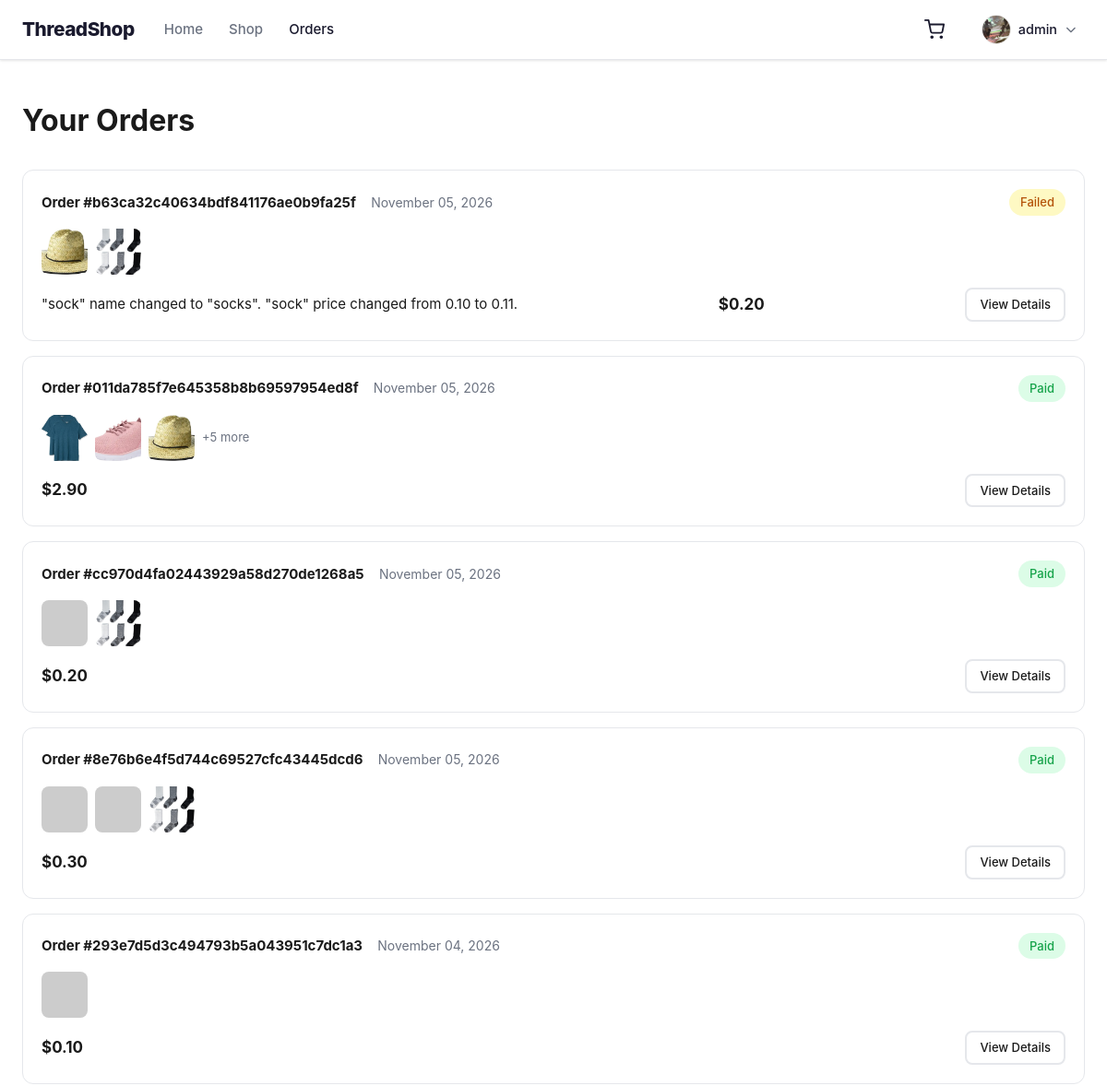
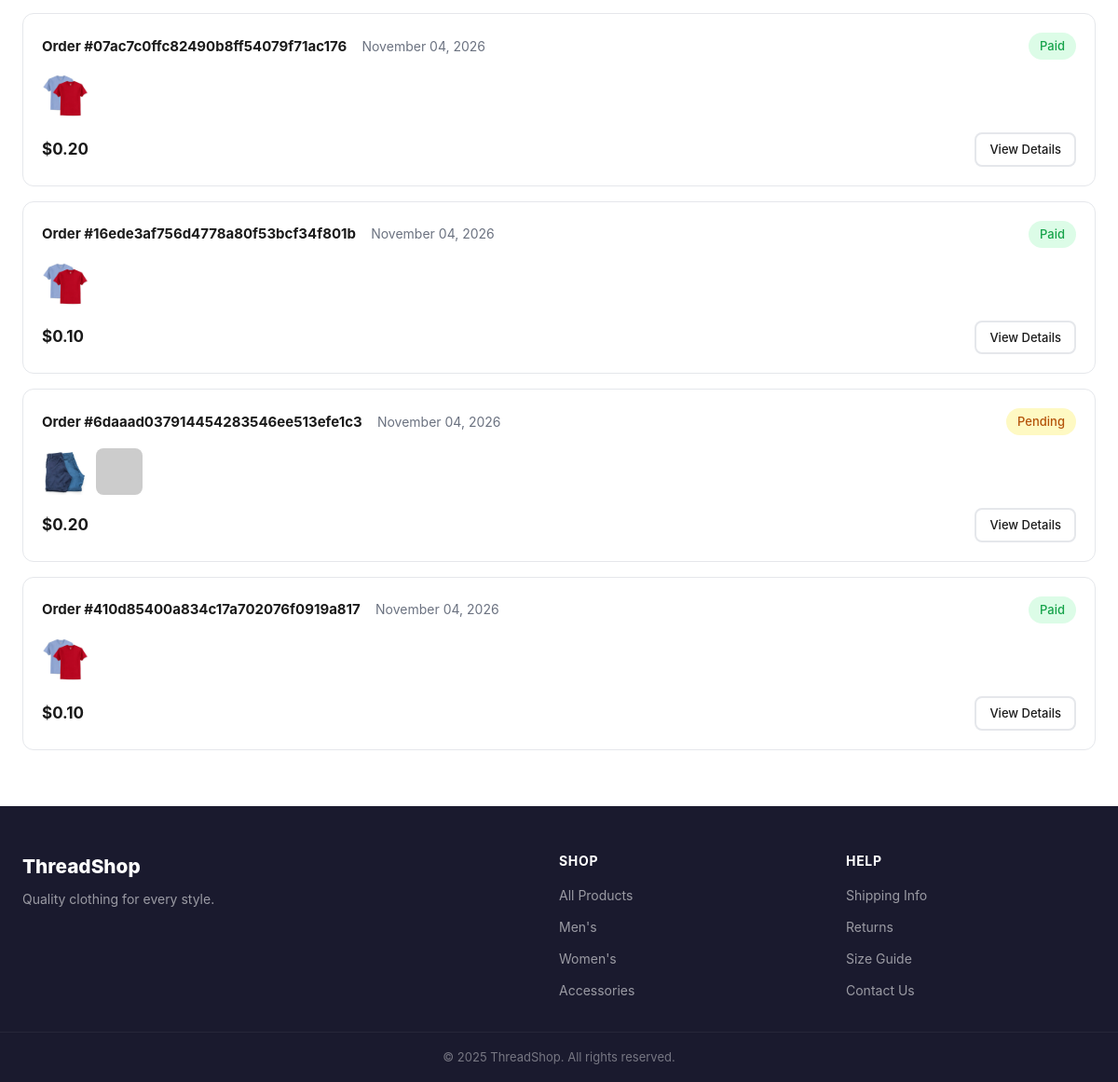
/orders (signed in), run on the app's committed database (2 pictures, top to bottom).
### app/models/order.py (models this page shows)
class Order(BaseDocument):
	__tablename__ = "orders"
	failure_reason = db.Column(db.Text, nullable=True)
	user_id = db.Column(
		db.String(32),
		db.ForeignKey("users.id"),
		nullable=False
	)
	username = db.Column(
		db.String(255),
		nullable=False
	)
	total_amount = db.Column(
		db.Numeric(12, 2),
		nullable=False
	)
	status = db.Column(
		db.Enum(OrderStatus),
		nullable=False,
		default=OrderStatus.PENDING
	)
	items = db.relationship(
		"OrderItem",
		back_populates="order",
		cascade="all, delete-orphan"
	)
	payments = db.relationship(
		"Payment",
		back_populates="order"
	)
	__table_args__ = (
		db.CheckConstraint(
			"total_amount >= 0.0",
			name="ck_order_total_min"
		),
	)

### app/models/order_item.py (models this page shows)
class OrderItem(BaseDocument):
	__tablename__ = "order_items"
	stock_snapshot = db.Column(db.Integer, nullable=True)
	order_id = db.Column(
		db.String(32),
		db.ForeignKey("orders.id"),
		nullable=False
	)
	product_id = db.Column(
		db.String(32),
		db.ForeignKey("products.id"),
		nullable=True
	)
	product_name = db.Column(
		db.String(255),
		nullable=False
	)
	qty = db.Column(
		db.Integer,
		nullable=False,
		default=0
	)
	price = db.Column(
		db.Numeric(12, 2),
		nullable=False
	)
	subtotal = db.Column(
		db.Numeric(12, 2),
		nullable=True
	)
	order = db.relationship(
		"Order",
		back_populates="items"
	)
	product = db.relationship("Product")
	__table_args__ = (
		db.CheckConstraint(
			"qty > 0",
			name="ck_orderitem_qty_positive"
		),
		db.CheckConstraint(
			"price >= 0.0",
			name="ck_orderitem_price_min"
		),
	)

### app/routes/home/orders.py (the view)
@orders_bp.route("/orders")
@login_required
def orders():
    orders = Order.query.filter_by(user_id=session["user_id"]).order_by(Order.created_at.desc()).all()
    return render_template("home/orders.html", orders=[order_view(o) for o in orders])

### app/routes/auth/profile.py (called while the page is built)
@auth_bp.before_app_request
def validate_session_account():
    user_id = session.get("user_id")
    if not user_id:
        return
    user = db.session.get(User, user_id)
    if not user or user.status != UserStatus.ACTIVE or not valid_stamp(user, session.get("auth_stamp")):
        session.clear()
        return
    g.session_user = user

### app/services/auth.py (called while the page is built)
def auth_stamp(user):
    updated = user.updated_at
    if updated and updated.tzinfo:
        updated = updated.astimezone(UTC).replace(tzinfo=None)
    payload = json.dumps([user.id, user.username, user.password, user.image,
                          user.role.value, user.status.value,
                          updated.isoformat(timespec="microseconds") if updated else None])
    key = current_app.config["SECRET_KEY"]
    if isinstance(key, str):
        key = key.encode()
    return hmac.new(key, payload.encode(), hashlib.sha256).hexdigest()

def valid_stamp(user, stamp):
    return isinstance(stamp, str) and hmac.compare_digest(auth_stamp(user), stamp)

### app/services/home/cart.py (called while the page is built, shortened)
def get_cart():
    try:
        cart = json.loads(request.cookies.get("cart", "[]"))
    except (ValueError, TypeError):
        return []
    if not isinstance(cart, list):
        return []
    quantities = {}
    if not quantities:
        return []
    products = Product.query.filter(Product.id.in_(quantities)).all()
    return [{"id": p.id, "qty": quantities[p.id]} for p in products]

def cart_count(cart):
    return sum(entry["qty"] for entry in cart)

### app/services/home/catalog.py (called while the page is built)
def format_price(cents):
    return f"${Decimal(cents) / 100:,.2f}"

def product_data(product):
    image = product.image or ""
    image_url = url_for("static", filename="uploads/products/" + image) if image else url_for("static", filename="img/no-image-available.jpg")
    return {
        "id": product.id, "name": product.name, "description": product.description or "",
        "image": image, "imageUrl": image_url,
        "priceCents": int(product.price * 100), "stock": product.qty,
        "keywords": [product.category.name] if product.category else [],
    }

### app/services/orders.py (called while the page is built)
def _iso(value):
	if value is None:
		return None
	if value.tzinfo is None:
		value = value.replace(tzinfo=UTC)
	return value.isoformat()

### app/services/payments.py (called while the page is built)
def _iso(value):
	if value is None:
		return None
	if value.tzinfo is None:
		value = value.replace(tzinfo=UTC)
	return value.isoformat()

### templates/home/orders.html (shortened to what this page needs)
{% extends "home/base.html" %}
{% block content %}
<div class="container">
    <div class="page-header">
        <h1>Your Orders</h1>
    </div>
    {% if orders %}
    <div class="orders-list">
        {% for order in orders %}
        <div class="order-card">
            <div class="order-card__header">
                <div>
                    <span class="order-card__id">Order #{{ order.id }}</span>
                    <span class="order-card__date">{{ order.date }}</span>
                </div>
                <span class="badge {{ 'badge--success' if order.get('paid') else 'badge--warning' }}">
                    {{ 'Failed' if order.status == 'FAILED' else 'Paid' if order.get('paid') else 'Pending' }}
                </span>
            </div>
            <div class="order-card__items">
                {% for item in order['items'][:3] %}
                <img src="{{ item.imageUrl }}"
                     alt="{{ item.name }}"
                     onerror="this.src='https://placehold.co/50x50?text=?'"
                     title="{{ item.name }}">
                {% endfor %}
                {% if order['items']|length > 3 %}
                <span class="order-card__more">+{{ order['items']|length - 3 }} more</span>
                {% endif %}
            </div>
            <div class="order-card__footer">
                {% if order.warning %}<p role="alert">{{ order.warning }}</p>{% endif %}
                <span class="order-card__total">{{ order.total }}</span>
                <a href="{{ url_for('orders.order_detail', order_id=order.id) }}" class="btn btn--outline btn--sm">
                    View Details
                </a>
            </div>
        </div>
        {% endfor %}
    </div>
    {% else %}
    <div class="empty-state">
        <p>No orders yet.</p>
        <a href="{{ url_for('products.products_page') }}" class="btn btn--primary">Start Shopping</a>
    </div>
    {% endif %}
</div>
{% endblock %}

### static/css/home/style.css (style rules this page uses)
*, *::before, *::after { box-sizing: border-box; margin: 0; padding: 0; }
:root { --color-primary: #1a1a2e; --color-primary-hover: #16213e; --color-accent: #e94560; --color-accent-hover: #c73652; --color-bg: #ffffff; --color-bg-gray: #f7f7f8; --color-text: #1a1a1a; --color-text-muted: #6b7280; --color-border: #e5e7eb; --color-success: #16a34a; --color-warning: #d97706; --color-danger: #dc2626; --radius: 8px; --radius-lg: 12px; --shadow: 0 1px 3px rgba(0,0,0,0.08), 0 1px 2px rgba(0,0,0,0.04); --shadow-md: 0 4px 6px rgba(0,0,0,0.07), 0 2px 4px rgba(0,0,0,0.04); --transition: 0.2s ease; }
body { font-family: -apple-system, BlinkMacSystemFont, 'Segoe UI', Roboto, sans-serif; font-size: 15px; line-height: 1.6; color: var(--color-text); background: var(--color-bg); }
a { color: inherit; text-decoration: none; }
img { display: block; max-width: 100%; }
.container { max-width: 1200px; margin: 0 auto; padding: 0 24px; }
h1 { font-size: 2rem; font-weight: 700; }
.btn { display: inline-flex; align-items: center; justify-content: center; padding: 10px 20px; border-radius: var(--radius); font-size: 14px; font-weight: 500; cursor: pointer; border: 2px solid transparent; transition: background var(--transition), color var(--transition), border-color var(--transition); white-space: nowrap; }
.btn--outline { background: transparent; border-color: var(--color-border); color: var(--color-text); }
.btn--sm { padding: 6px 14px; font-size: 13px; }
.page-header { padding: 40px 0 28px; display: flex; align-items: center; gap: 16px; flex-wrap: wrap; }
.page-header h1 { margin: 0; }
.orders-list { display: flex; flex-direction: column; gap: 16px; }
.order-card { border: 1px solid var(--color-border); border-radius: var(--radius-lg); padding: 20px; }
.order-card__header { display: flex; justify-content: space-between; align-items: center; margin-bottom: 14px; }
.order-card__id { font-weight: 700; margin-right: 12px; }
.order-card__date { font-size: 14px; color: var(--color-text-muted); }
.order-card__items { display: flex; align-items: center; gap: 8px; margin-bottom: 14px; }
.order-card__items img { width: 50px; height: 50px; object-fit: cover; border-radius: var(--radius); }
.order-card__more { font-size: 13px; color: var(--color-text-muted); }
.order-card__footer { display: flex; justify-content: space-between; align-items: center; }
.order-card__total { font-size: 17px; font-weight: 700; }
.badge { padding: 4px 12px; border-radius: 100px; font-size: 13px; font-weight: 500; }
.badge--success { background: #dcfce7; color: #16a34a; }
.badge--warning { background: #fef9c3; color: #b45309; }

### data on the page
Order: id "b63ca32c40634bdf841176ae0b9fa25f", date "November 05, 2026", status "Failed", warning "\"sock\" name changed to \"socks\". \"sock\" price changed from 0.10 to 0.11.", total "$0.20"
Order: id "011da785f7e645358b8b69597954ed8f", date "November 05, 2026", status "Paid", items|length "5", total "$2.90"
OrderItem: shows a picture
OrderItem: shows a picture
Order: id "cc970d4fa02443929a58d270de1268a5", date "November 05, 2026", status "Paid", total "$0.20"
Order: id "8e76b6e4f5d744c69527cfc43445dcd6", date "November 05, 2026", status "Paid", total "$0.30"
Order: id "293e7d5d3c494793b5a043951c7dc1a3", date "November 04, 2026", status "Paid", total "$0.10"
Order: id "07ac7c0ffc82490b8ff54079f71ac176", date "November 04, 2026", status "Paid", total "$0.20"
Order: id "16ede3af756d4778a80f53bcf34f801b", date "November 04, 2026", status "Paid", total "$0.10"
Order: id "6daaad037914454283546ee513efe1c3", date "November 04, 2026", status "Pending", total "$0.20"
OrderItem: shows a picture
Order: id "410d85400a834c17a702076f0919a817", date "November 04, 2026", status "Paid", total "$0.10"

### other printed values
{{ session.get('username') }} "admin"
